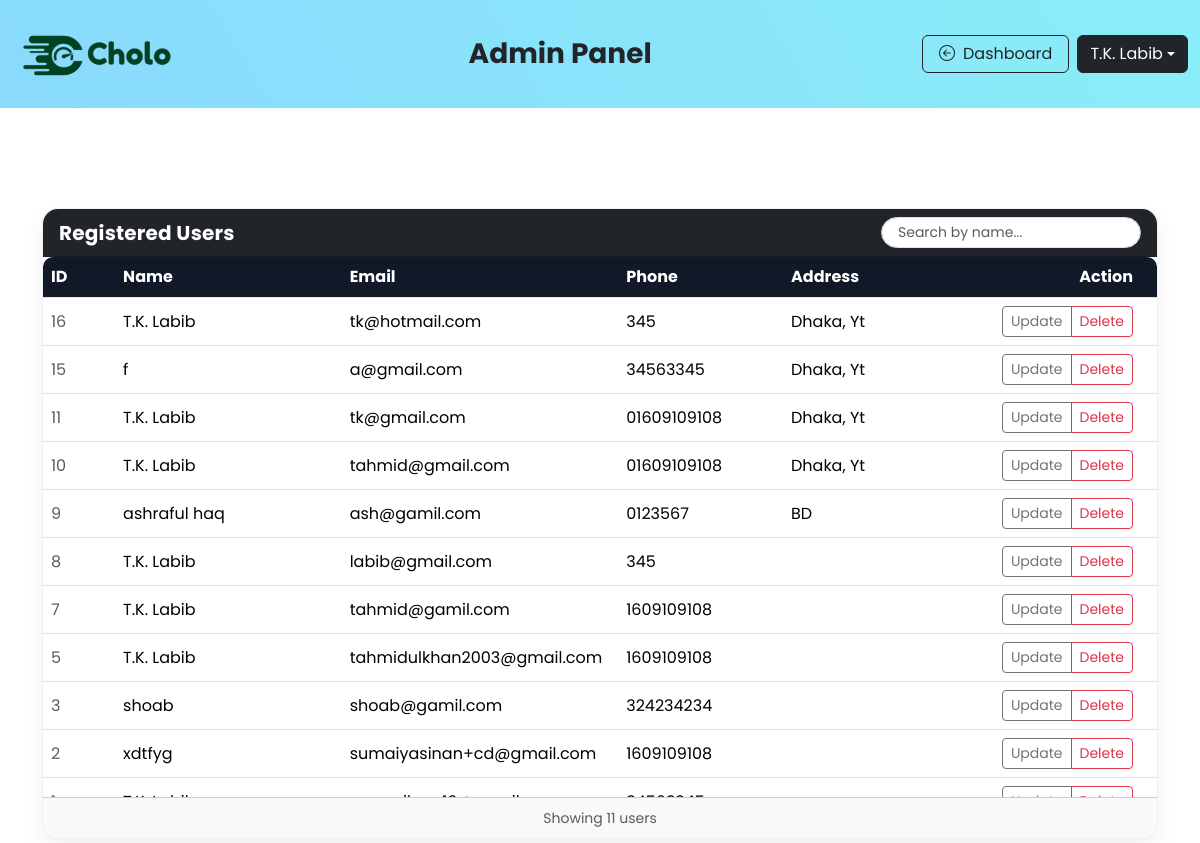
Page /show_user.php (signed in) on the committed database.
### tables this page shows
CREATE TABLE `user` (
  `user_id` int(10) NOT NULL,
  `email` varchar(100) NOT NULL,
  `password` varchar(255) NOT NULL,
  `name` text NOT NULL,
  `role` varchar(15) NOT NULL DEFAULT 'user',
  `phone` varchar(15) DEFAULT NULL,
  `address` varchar(50) NOT NULL,
  `status` varchar(15) NOT NULL DEFAULT 'active'
);

### show_user.php (the view, shortened to what this page needs)
<?php
    include_once('including_files.php');
    include_once('admin_navbar.php');
    $db = connection();
    $stmt = $db->prepare("SELECT user_id, name, email, phone, address FROM user WHERE role = ? ORDER BY user_id DESC");
    $role = 'user';
    $stmt->bind_param("s", $role);
    $stmt->execute();
    $result = $stmt->get_result();
    $users = $result->fetch_all(MYSQLI_ASSOC);
?>
<div class="container my-1">
  <div class="card elevate rounded-4 overflow-hidden">
    <div class="card-header bg-dark text-white d-flex flex-wrap align-items-center justify-content-between">
      <h5 class="card-title mb-0">Registered Users</h5>
      <input id="tableSearch" type="text" class="form-control form-control-sm search-input"
             placeholder="Search by name..." style="max-width: 260px;">
    </div>
    <div class="card-body p-0">
      <div class="table-responsive">
        <table id="usersTable" class="table table-hover align-middle mb-0">
          <thead>
            <tr>
              <th style="min-width:70px">ID</th>
              <th style="min-width:220px">Name</th>
              <th style="min-width:220px">Email</th>
              <th style="min-width:160px">Phone</th>
              <th style="min-width:200px">Address</th>
              <th style="min-width:140px" class="text-end pe-4">Action</th>
            </tr>
          </thead>
          <tbody>
            <?php foreach ($users as $u): ?>
            <tr>
              <td class="text-muted"><?=$u['user_id'] ?></td>
              <td class="user-name"><?= $u['name'] ?></td>
              <td><?= $u['email'] ?></td>
              <td><?= $u['phone'] ?? '' ?></td>
              <td><?= $u['address'] ?? '' ?></td>
              <td class="text-end pe-4">
                <div class="btn-group btn-group-sm">
                  <a href="update_user.php?id=<?= urlencode($u['user_id']) ?>" class="btn btn-outline-secondary">Update</a>
                  <a href="delete_user.php?id=<?= urlencode($u['user_id']) ?>"
                     class="btn btn-outline-danger"
                     onclick="return confirm('Delete this user?');">Delete</a>
                </div>
              </td>
            </tr>
            <?php endforeach; ?>
          </tbody>
        </table>
      </div>
    </div>
    <div class="card-footer bg-light text-center py-2">
      <small class="text-muted">Showing <?= count($users) ?> users</small>
    </div>
  </div>
</div>

### css/style.css (style rules this page uses)
:root { --theme: rgb(183, 237, 252); --theme-dark: #0cbcf2; --theme-light: #baf0ff; --theme-text: #131515; }
.table { background-color: #fff; border-radius: 10px; overflow: hidden; }
body { font-family: 'Poppins', sans-serif; }
.btn { transition: all 0.3s ease; }
.btn-outline-secondary, .btn-outline-danger { transition: all 0.3s ease; }

### show_user.php (style rules this page uses)
.elevate { box-shadow: 0 10px 24px rgba(0,0,0,.06); border: 1px solid rgba(0,0,0,.06); }
.card-title { font-weight: 700; letter-spacing: .2px; }
.table-responsive { max-height: 540px; overflow: auto; }
.table thead th { position: sticky; top: 0; z-index: 1; background: #111827; color:#fff; }
.search-input { border-radius: 999px; padding-left: 1rem; }

### rows in the picture
user: user_id "16", name "T.K. Labib", email "tk@hotmail.com", phone "345", address "Dhaka, Yt"
user: user_id "15", name "f", email "a@gmail.com", phone "34563345", address "Dhaka, Yt"
user: user_id "11", name "T.K. Labib", email "tk@gmail.com", phone "01609109108", address "Dhaka, Yt"
user: user_id "10", name "T.K. Labib", email "tahmid@gmail.com", phone "01609109108", address "Dhaka, Yt"
user: user_id "9", name "ashraful haq", email "ash@gamil.com", phone "0123567", address "BD"
user: user_id "8", name "T.K. Labib", email "labib@gmail.com", phone "345"
user: user_id "7", name "T.K. Labib", email "tahmid@gamil.com", phone "1609109108"
user: user_id "5", name "T.K. Labib", email "tahmidulkhan2003@gmail.com", phone "1609109108"
user: user_id "3", name "shoab", email "shoab@gamil.com", phone "324234234"
user: user_id "2", name "xdtfyg", email "sumaiyasinan+cd@gmail.com", phone "1609109108"

### other values in the picture
$_SESSION['name'] "T.K. Labib"
count($users) "11"
